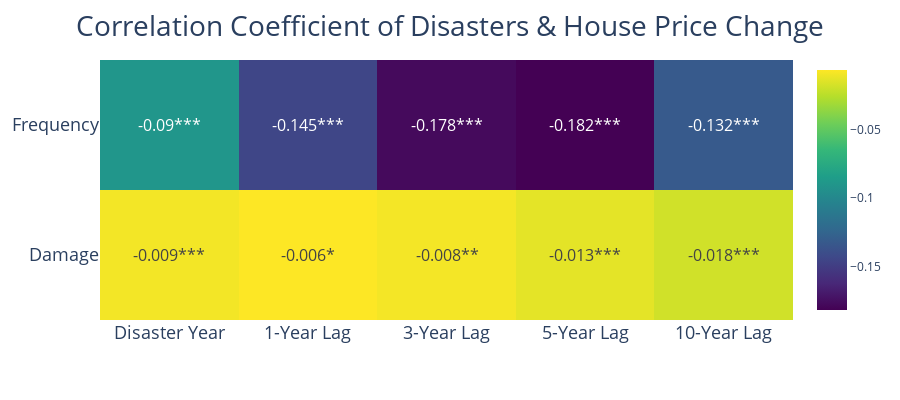

Write notebook code for a chart like this one.
### Code cell
x = ['Disaster Year','1-Year Lag','3-Year Lag','5-Year Lag','10-Year Lag']
y = ['Frequency','Damage']
plot_correlation(corr_data, corr_p, x, y, title='Correlation Coefficient of Disasters & House Price Change', filename='Correlation Coefficient of Disasters & House Price Change.html')

### Figure 1 — Plotly figure (JSON) as saved in the notebook; plotly's stock layout.template omitted (floating-point values rounded to 4 significant figures)
{"data": [{"coloraxis": "coloraxis", "hovertemplate": "x: %{x}<br>y: %{y}<br>color: %{z}<extra></extra>", "name": "0", "text": [["-0.09***", "-0.145***", "-0.178***", "-0.182***", "-0.132***"], ["-0.009***", "-0.006*", "-0.008**", "-0.013***", "-0.018***"]], "textfont": {"size": 16}, "texttemplate": "%{text}", "type": "heatmap", "x": ["Disaster Year", "1-Year Lag", "3-Year Lag", "5-Year Lag", "10-Year Lag"], "xaxis": "x", "y": ["Frequency", "Damage"], "yaxis": "y", "z": [[-0.09008, -0.1449, -0.1776, -0.1819, -0.132], [-0.008777, -0.005993, -0.008436, -0.01281, -0.01822]]}], "layout": {"bargap": 0.5, "bargroupgap": 0.1, "barmode": "group", "coloraxis": {"colorscale": [[0, "#440154"], [0.1111, "#482878"], [0.2222, "#3e4989"], [0.3333, "#31688e"], [0.4444, "#26828e"], [0.5556, "#1f9e89"], [0.6667, "#35b779"], [0.7778, "#6ece58"], [0.8889, "#b5de2b"], [1, "#fde725"]]}, "height": 400, "margin": {"t": 60}, "title": {"font": {"size": 28}, "text": "Correlation Coefficient of Disasters & House Price Change", "x": 0.5, "y": 0.96}, "width": 900, "xaxis": {"anchor": "y", "domain": [0, 1], "tickfont": {"size": 18}}, "yaxis": {"anchor": "x", "autorange": "reversed", "domain": [0, 1], "tickfont": {"size": 18}}}}
